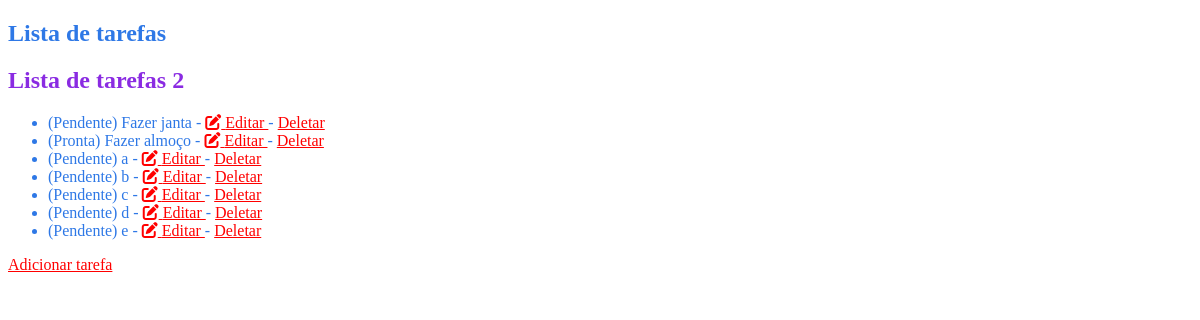
Before: / with the older database file.
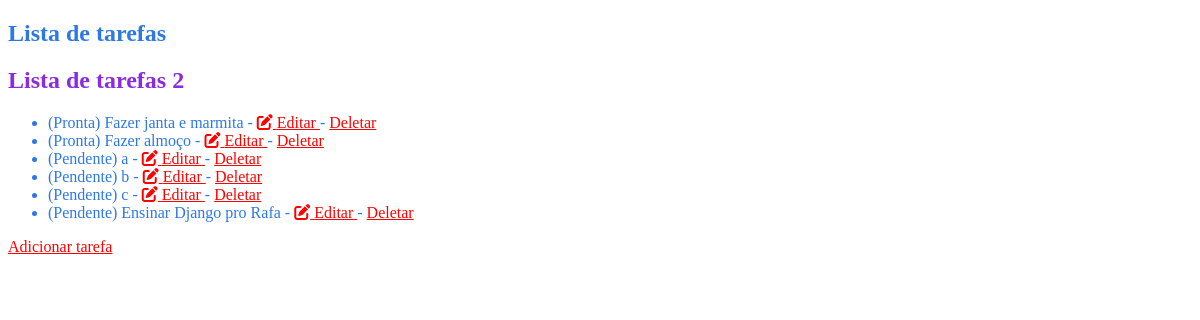
After: the same page with the newer database file.
### tarefas/models.py (models this page shows, shortened)
class Tarefas(models.Model):
    nome = models.CharField(max_length=255)
    pronta = models.BooleanField(default=False)

### tarefas/views.py (the view)
# urls.py: path('', tarefa_listar, name='tarefa_listar'),
def tarefa_listar(request):
    tarefas = Tarefas.objects.all()
    return render(request, 'tarefas/tarefas_listar.html', {'tarefas': tarefas})

### tarefas/templates/tarefas/tarefas_listar.html (shortened to what this page needs)
<!DOCTYPE html>
<html>
<head>
    <link rel="stylesheet" href="https://cdnjs.cloudflare.com/ajax/libs/font-awesome/6.6.0/css/all.min.css" />
</head>
<body>
    <h2 class="color-azul">Lista de tarefas</h2>
    <h2 id="titulo2">Lista de tarefas 2</h2>
    <ul>
        {% for tarefa in tarefas %}
            <li class="color-azul">
                ({% if tarefa.pronta %}Pronta{% else %}Pendente{% endif %}) {{ tarefa.nome }}
                -
                <a href="{% url 'tarefa_editar' tarefa.id %}">
                    <i class="fa-solid fa-pen-to-square"></i> Editar
                </a>
                -
                <a href="{% url 'tarefa_deletar' tarefa.id %}">Deletar</a>
            </li>
        {% endfor %}
    </ul>
    <a href="{% url 'tarefa_criar' %}">Adicionar tarefa</a>
</body>
</html>

### tarefas/templates/tarefas/tarefas_listar.html (style rules this page uses)
.color-azul { color: rgb(46, 120, 230); }
#titulo2 { color: blueviolet; }
a { color: red; }

Changed rows visible on the page:
removed Tarefas: pronta "Pendente", nome "d"
removed Tarefas: pronta "Pendente", nome "e"
changed Tarefas: nome "Fazer janta" → "Fazer janta e marmita"; pronta "Pendente" → "Pronta"
added Tarefas: pronta "Pendente", nome "Ensinar Django pro Rafa"
